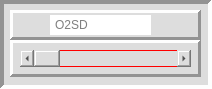
      <widget class="QFrame" name="frame_274">
       <property name="minimumSize">
        <size>
         <width>212</width>
         <height>89</height>
        </size>
       </property>
       <property name="styleSheet">
        <string notr="true">background-color: rgb(221, 221, 221);</string>
       </property>
       <property name="frameShape">
        <enum>QFrame::Panel</enum>
       </property>
       <property name="frameShadow">
        <enum>QFrame::Sunken</enum>
       </property>
       <property name="lineWidth">
        <number>4</number>
       </property>
       <property name="midLineWidth">
        <number>0</number>
       </property>
       <widget class="QFrame" name="frame_275">
        <property name="geometry">
         <rect>
          <x>10</x>
          <y>40</y>
          <width>191</width>
          <height>37</height>
         </rect>
        </property>
        <property name="styleSheet">
         <string notr="true"/>
        </property>
        <property name="frameShape">
         <enum>QFrame::Panel</enum>
        </property>
        <property name="frameShadow">
         <enum>QFrame::Raised</enum>
        </property>
        <property name="lineWidth">
         <number>3</number>
        </property>
        <widget class="QScrollBar" name="horizontalScrollBar_95">
         <property name="geometry">
          <rect>
           <x>10</x>
           <y>10</y>
           <width>171</width>
           <height>17</height>
          </rect>
         </property>
         <property name="minimumSize">
          <size>
           <width>171</width>
           <height>17</height>
          </size>
         </property>
         <property name="maximumSize">
          <size>
           <width>171</width>
           <height>17</height>
          </size>
         </property>
         <property name="styleSheet">
          <string notr="true"> border: 1px solid red</string>
         </property>
         <property name="orientation">
          <enum>Qt::Horizontal</enum>
         </property>
        </widget>
       </widget>
       <widget class="QFrame" name="frame_276">
        <property name="geometry">
         <rect>
          <x>10</x>
          <y>10</y>
          <width>191</width>
          <height>30</height>
         </rect>
        </property>
        <property name="frameShape">
         <enum>QFrame::Panel</enum>
        </property>
        <property name="frameShadow">
         <enum>QFrame::Raised</enum>
        </property>
        <property name="lineWidth">
         <number>3</number>
        </property>
        <property name="midLineWidth">
         <number>0</number>
        </property>
        <widget class="QLineEdit" name="lineEdit_95">
         <property name="geometry">
          <rect>
           <x>40</x>
           <y>5</y>
           <width>101</width>
           <height>20</height>
          </rect>
         </property>
         <property name="minimumSize">
          <size>
           <width>101</width>
           <height>20</height>
          </size>
         </property>
         <property name="maximumSize">
          <size>
           <width>101</width>
           <height>20</height>
          </size>
         </property>
         <property name="styleSheet">
          <string notr="true">QLineEdit {
 border: 3px solid wHITE;
	background-color: rgb(255, 255, 255);
}
</string>
         </property>
         <property name="placeholderText">
          <string>O2SD</string>
         </property>
        </widget>
       </widget>
      </widget>
